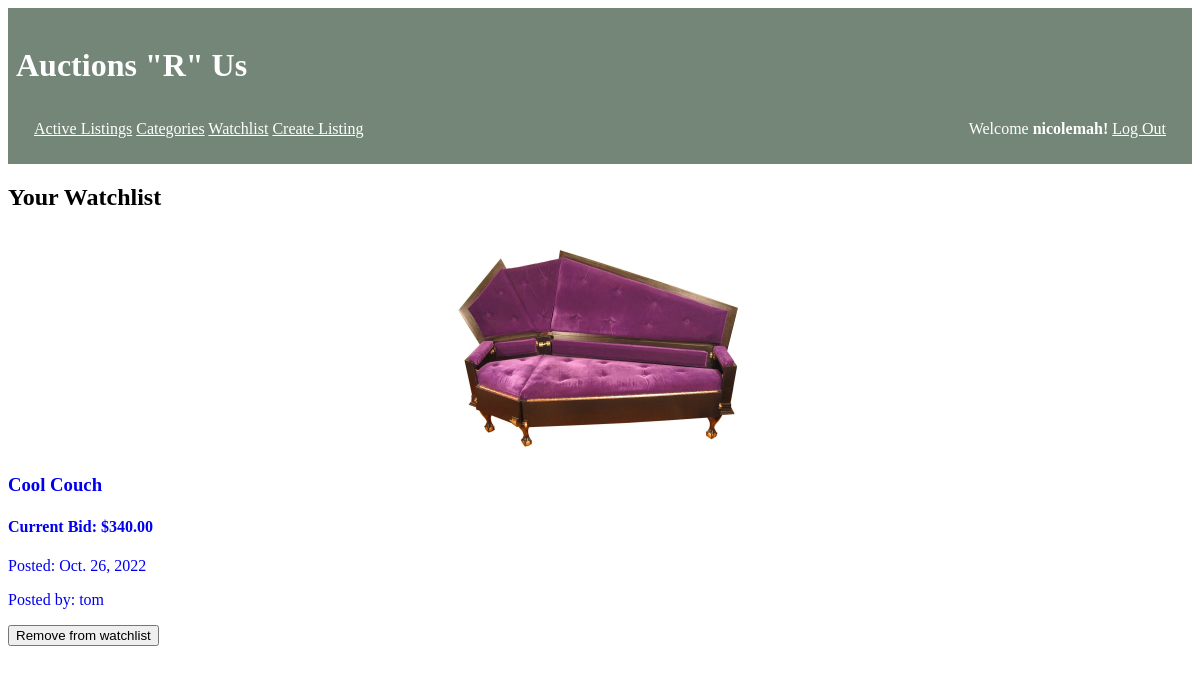
Before: /watchlist (signed in) with the older database file.
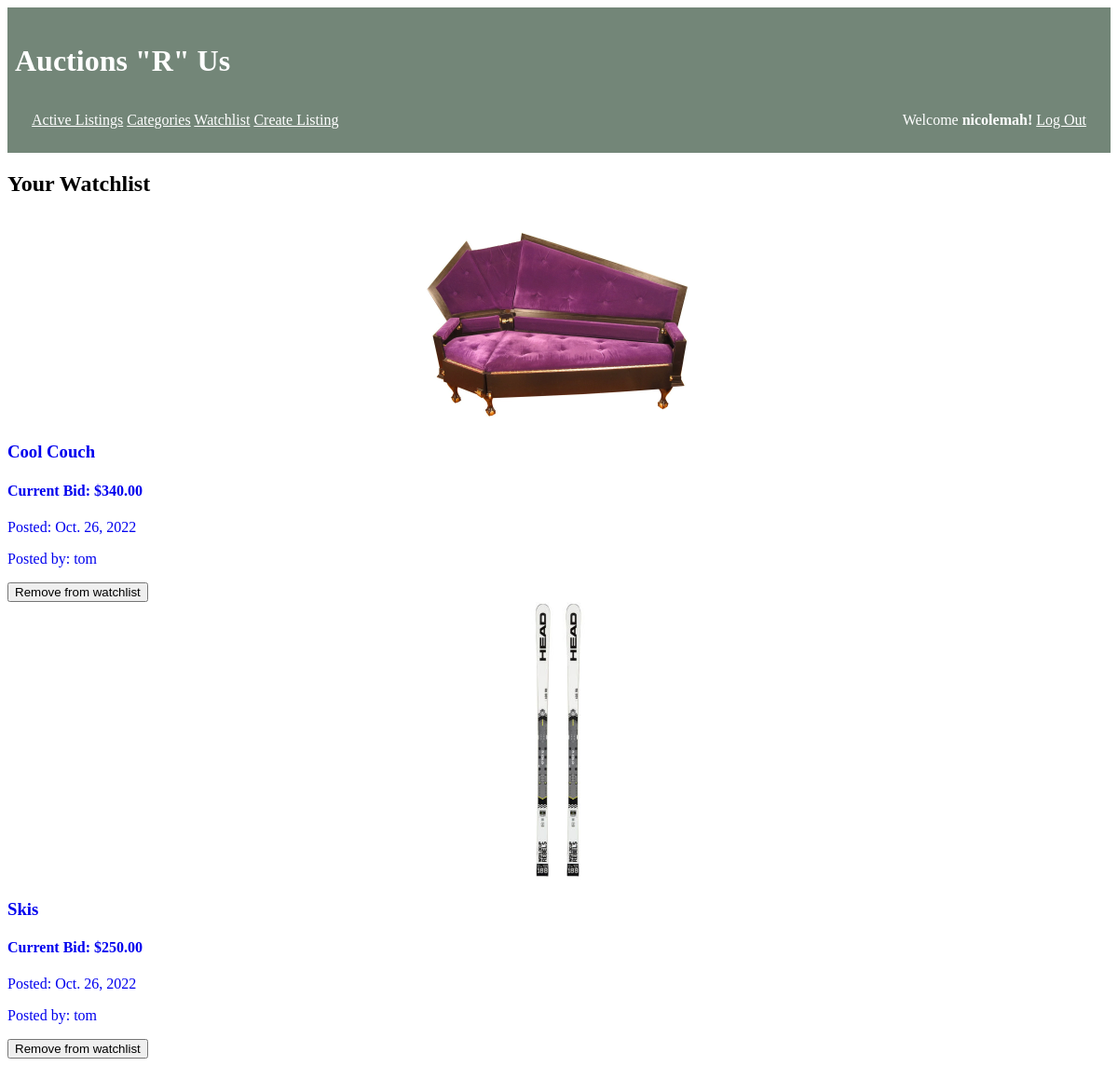
After: the same page with the newer database file.
### auctions/models.py (models this page shows, shortened)
class Watchlist(models.Model):
    user = models.ForeignKey(settings.AUTH_USER_MODEL, default=1, on_delete=models.CASCADE)
    listing = models.ForeignKey(Listing, default = "", on_delete=models.CASCADE)

class Listing(models.Model):
    name = models.CharField(max_length= 64)
    currentBid = models.DecimalField(max_digits=19, decimal_places=2, verbose_name = "Starting Bid")
    finalBid = models.DecimalField(max_digits=19, decimal_places=2, null = True, blank = True,verbose_name = "Sold for")
    user = models.ForeignKey(settings.AUTH_USER_MODEL, default=1 , on_delete=models.CASCADE)
    category = models.ForeignKey(Category, null= True, on_delete = models.CASCADE)
    description = models.TextField(max_length= 200,null= True)
    datePosted = models.DateField(default=date.today, verbose_name = "Date Posted",)
    dateBidEnd = models.DateField(default=one_week(), verbose_name = "End Date")
    image = models.ImageField(upload_to= 'auctions/images', default='auctions/images/noimage.jpeg',blank = True, verbose_name = "Images")
    active = models.BooleanField(default=1)
    winner = models.ForeignKey(User, null=True , on_delete=models.CASCADE, related_name = "winner", blank = True, verbose_name = "Sold to")

class User(AbstractUser):
    pass

### auctions/views.py (the view)
# urls.py: path("watchlist", views.watchlist, name="watchlist"),
def watchlist(request):
    user = request.user
    watchlist = Watchlist.objects.filter(user=user)
    for item in watchlist:
        if item.listing.active == 0:
            listingToDelete = Listing.objects.get(id=item.listing.id)
            Watchlist.objects.filter(user=user, listing = listingToDelete).delete()
    watchlist = Watchlist.objects.filter(user=user)
    return render(request,"auctions/watchlist.html", {"watchlist": watchlist})

### auctions/templates/auctions/watchlist.html (shortened to what this page needs)
{% extends "auctions/layout.html" %}
{% block main %}
<h2>Your Watchlist</h2>
<article>
    {% for l in watchlist%}
    <section>
        <a href="{% url 'listing' l.listing.id %}" style="text-decoration: none;">
            <img src="{{ l.listing.image.url }}" alt="{{ l.listing.name }}">
            <h3>{{ l.listing.name }}</h3>
            <h4>Current Bid: ${{ l.listing.currentBid }}</h4>
            <p>Posted: {{ l.listing.datePosted }}</p>
            <p>Posted by: {{ l.listing.user }}</p>
            {% if user.is_authenticated %}
            <form method="POST" action="{% url 'removefromwatchlist' l.listing.id %}">
                <button>Remove from watchlist</button>
            </form>
            {% endif %}
        </a>
        {% empty %}
        <h3>No listings on your Watchlist</h3>
        <a href="{% url 'index' %}">Find listings to add</a>
    </section>
    {% endfor %}
</article>
{% endblock %}

Changed rows visible on the page:
added Watchlist: listing.image (picture), listing.name "Skis", listing.currentBid "250.00", listing.datePosted "Oct. 26, 2022", listing.user "tom"
